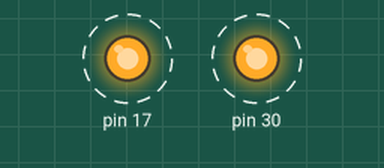
The sketch below on a simulated Arduino Leonardo, built with avr-gcc and run on an emulated ATmega32U4. On the bench: output pins drawn as LEDs (lit = HIGH). Dashed ring = blinking.

Above: at 0.6 s.
Timing chart, 0 to 3.0 s (numbered marks = the images above):
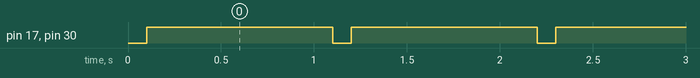

The sketch:

hoodBlink.ino
```cpp
void setup() {
  // port en sortie
  pinMode(LED_BUILTIN_RX, OUTPUT);
  pinMode(LED_BUILTIN_TX, OUTPUT);
}

void loop() {
  // Attention c'est la cathode de la led qui est connectée au port et l'anode au +5V
  // La logique est donc inversée LOW = led active et HIGH = éteinte
  digitalWrite(LED_BUILTIN_RX, LOW);
  digitalWrite(LED_BUILTIN_TX, LOW);
  delay(100);
  digitalWrite(LED_BUILTIN_RX, HIGH);
  digitalWrite(LED_BUILTIN_TX, HIGH);
  delay(1000);
}
```

Measured:
- by itself, pin 17, pin 30: alternates HIGH for 1.0 s and LOW for 0.10 s
